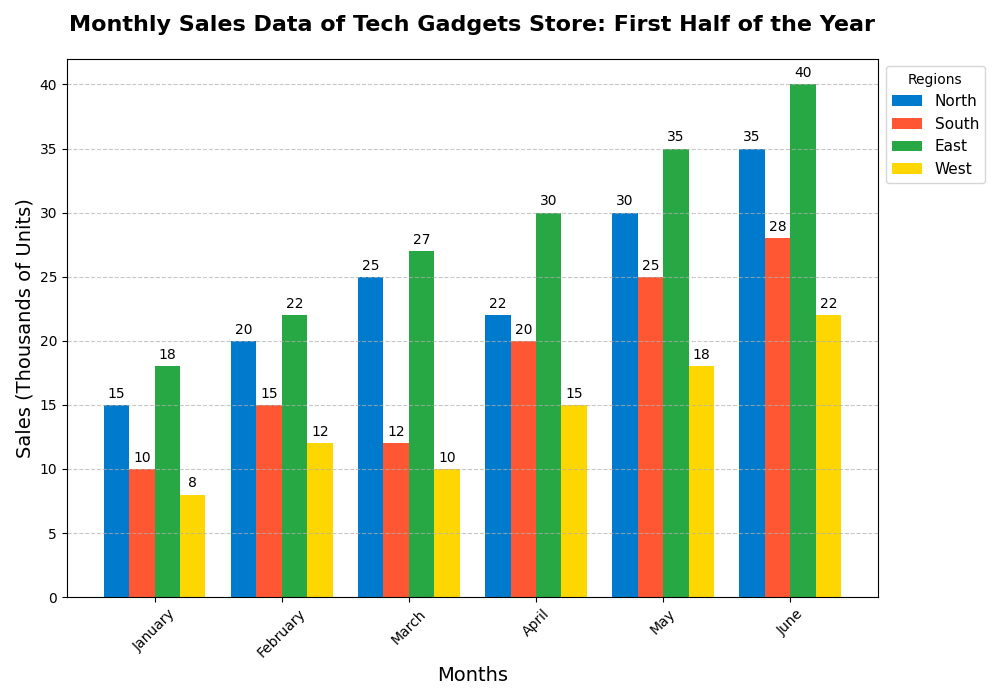

Write the Python code that produced this figure.
import matplotlib.pyplot as plt
import numpy as np

# Backstory:
# We are looking at the monthly sales data for "Tech Gadgets Store" across four regions: North, South, East, and West.
# The data spans the first half of the year. 
# The chart aims to visualize and compare the sales performance of different regions.

# Months and regions
months = ['January', 'February', 'March', 'April', 'May', 'June']
regions = ['North', 'South', 'East', 'West']

# Sales data for each region (in thousands of units)
north_sales = [15, 20, 25, 22, 30, 35]
south_sales = [10, 15, 12, 20, 25, 28]
east_sales = [18, 22, 27, 30, 35, 40]
west_sales = [8, 12, 10, 15, 18, 22]

# Colors for the bars
colors = ['#007ACC', '#FF5733', '#28A745', '#FFD700']

# Create a figure and axis for plotting
fig, ax = plt.subplots(figsize=(10, 7))

# Plot each region's sales data as a bar chart
bar_width = 0.2
index = np.arange(len(months))

bars_north = ax.bar(index - bar_width*1.5, north_sales, bar_width, label='North', color=colors[0])
bars_south = ax.bar(index - bar_width/2, south_sales, bar_width, label='South', color=colors[1])
bars_east = ax.bar(index + bar_width/2, east_sales, bar_width, label='East', color=colors[2])
bars_west = ax.bar(index + bar_width*1.5, west_sales, bar_width, label='West', color=colors[3])

# Add titles and labels
ax.set_title("Monthly Sales Data of Tech Gadgets Store: First Half of the Year", fontsize=16, fontweight='bold', pad=20)
ax.set_xlabel("Months", fontsize=14)
ax.set_ylabel("Sales (Thousands of Units)", fontsize=14)

# Set the x-axis labels and ticks
ax.set_xticks(index)
ax.set_xticklabels(months)
plt.xticks(rotation=45)

# Add a legend
ax.legend(title='Regions', loc='upper left', bbox_to_anchor=(1, 1), fontsize=11)

# Annotate bars with their values
for bars in [bars_north, bars_south, bars_east, bars_west]:
    for bar in bars:
        height = bar.get_height()
        ax.annotate(f'{height}', xy=(bar.get_x() + bar.get_width()/2, height), xytext=(0, 3), 
                    textcoords="offset points", ha='center', va='bottom', fontsize=10)

# Add gridlines for better readability
ax.yaxis.grid(True, linestyle='--', alpha=0.7)

# Adjust layout to prevent clipping of labels and titles
plt.tight_layout()

# Display the plot
plt.show()
